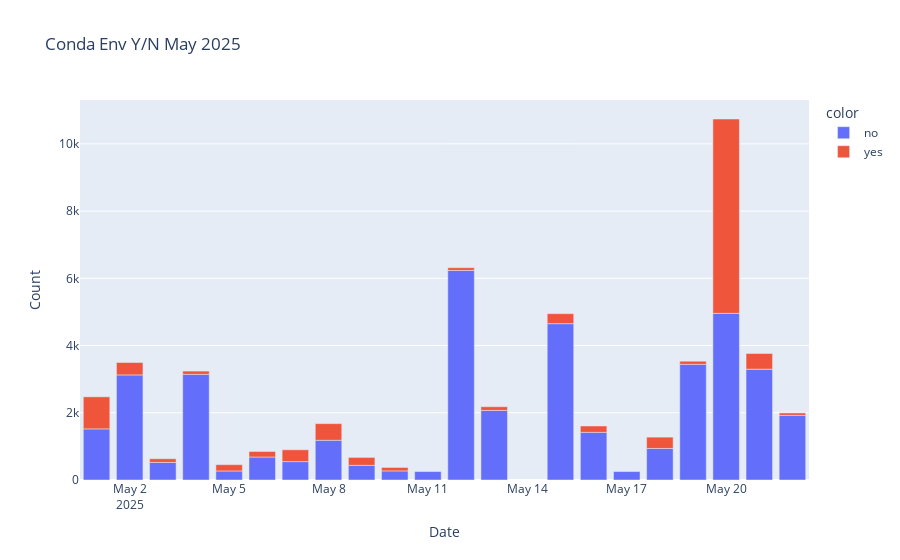

The code cell stored with this chart in its notebook:
### Markdown cell above
### Conda Env by day May 2025

### Code cell
conda_env_count = dataset.groupby(['date','conda'])['conda'].count().rename('count').reset_index()
conda_env_count.sort_values('date')


fig = px.bar(x = conda_env_count['date'], y = conda_env_count['count'], color=conda_env_count['conda'], title='Conda Env Y/N May 2025', labels= {
   'x':'Date',
   'y':'Count'
}
)
fig.show()

### Figure 1 — Plotly figure (JSON) as saved in the notebook; plotly's stock layout.template omitted (floating-point values rounded to 4 significant figures)
{"data": [{"hovertemplate": "color=no<br>Date=%{x}<br>Count=%{y}<extra></extra>", "legendgroup": "no", "marker": {"color": "#636efa", "pattern": {"shape": ""}}, "name": "no", "orientation": "v", "showlegend": true, "textposition": "auto", "type": "bar", "x": ["2025-05-01T00:00:00.000000000", "2025-05-02T00:00:00.000000000", "2025-05-03T00:00:00.000000000", "2025-05-04T00:00:00.000000000", "2025-05-05T00:00:00.000000000", "2025-05-06T00:00:00.000000000", "2025-05-07T00:00:00.000000000", "2025-05-08T00:00:00.000000000", "2025-05-09T00:00:00.000000000", "2025-05-10T00:00:00.000000000", "2025-05-11T00:00:00.000000000", "2025-05-12T00:00:00.000000000", "2025-05-13T00:00:00.000000000", "2025-05-15T00:00:00.000000000", "2025-05-16T00:00:00.000000000", "2025-05-17T00:00:00.000000000", "2025-05-18T00:00:00.000000000", "2025-05-19T00:00:00.000000000", "2025-05-20T00:00:00.000000000", "2025-05-21T00:00:00.000000000", "2025-05-22T00:00:00.000000000"], "xaxis": "x", "y": [1521, 3126, 524, 3144, 269, 684, 548, 1182, 436, 270, 251, 6235, 2071, 4651, 1418, 251, 939, 3441, 4958, 3298, 1924], "yaxis": "y"}, {"hovertemplate": "color=yes<br>Date=%{x}<br>Count=%{y}<extra></extra>", "legendgroup": "yes", "marker": {"color": "#EF553B", "pattern": {"shape": ""}}, "name": "yes", "orientation": "v", "showlegend": true, "textposition": "auto", "type": "bar", "x": ["2025-05-01T00:00:00.000000000", "2025-05-02T00:00:00.000000000", "2025-05-03T00:00:00.000000000", "2025-05-04T00:00:00.000000000", "2025-05-05T00:00:00.000000000", "2025-05-06T00:00:00.000000000", "2025-05-07T00:00:00.000000000", "2025-05-08T00:00:00.000000000", "2025-05-09T00:00:00.000000000", "2025-05-10T00:00:00.000000000", "2025-05-12T00:00:00.000000000", "2025-05-13T00:00:00.000000000", "2025-05-15T00:00:00.000000000", "2025-05-16T00:00:00.000000000", "2025-05-18T00:00:00.000000000", "2025-05-19T00:00:00.000000000", "2025-05-20T00:00:00.000000000", "2025-05-21T00:00:00.000000000", "2025-05-22T00:00:00.000000000"], "xaxis": "x", "y": [954, 370, 108, 96, 187, 165, 351, 495, 236, 103, 81, 109, 297, 189, 336, 93, 5782, 466, 72], "yaxis": "y"}], "layout": {"barmode": "relative", "legend": {"title": {"text": "color"}, "tracegroupgap": 0}, "title": {"text": "Conda Env Y/N May 2025"}, "xaxis": {"anchor": "y", "domain": [0, 1], "title": {"text": "Date"}}, "yaxis": {"anchor": "x", "domain": [0, 1], "title": {"text": "Count"}}}}
